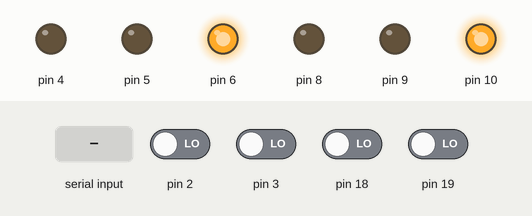
The program below on a simulated Arduino Mega 2560, built with avr-gcc and run on an emulated ATmega2560. Shown: output pins drawn as LEDs (lit = HIGH). Inputs (shaded band) come from the test bench; at power-on: pin 2, pin 3, pin 18, pin 19 LOW.

Above: at 1.2 s.
1.3 s: "1" received over Serial
At 2.45 s:
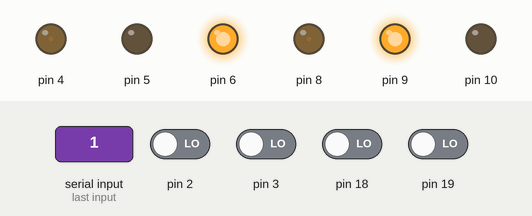
4.3 s: pin 2 driven HIGH
At 14.76 s:
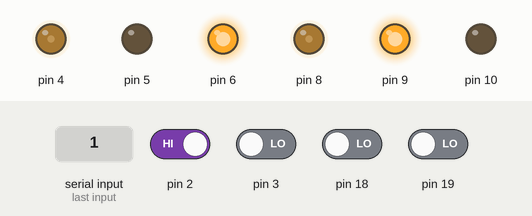
Timing chart, 0 to 16.2 s (numbered marks = the images above; inputs shaded):
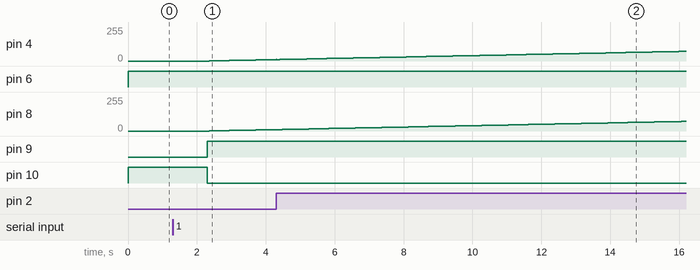

Measured:
- after the input at 1.3 s, pin 4, pin 8: moves from 0/255 to 11/255 over 1.9 s, starting after 1.1 s; pin 9: LOW → HIGH after 1.0 s; pin 10: HIGH → LOW after 1.0 s

The program:

main.cpp
```cpp
#include "Timer_utils.h"
#include "TB6612FNG.h"
#include "L298N.h"
#include "Quadrature_enc.h"
#include "LPF_1.h"
#include "PID_P.h"

#define MAIN_LOOP_FREQ 250.0

Timer_utils timer(MAIN_LOOP_FREQ);

TB6612FNG motorDriver;
Quadrature_enc encoderMotorA;
Quadrature_enc encoderMotorB;

LPF_1<double> lpf_wMotorA;
LPF_1<double> lpf_wMotorB;
PID_P<double> controllerMotorA;
PID_P<double> controllerMotorB;

double actual_W_motorA_raw  = 0.0;
double actual_W_motorB_raw  = 0.0;
double actual_W_motorA_filt = 0.0;
double actual_W_motorB_filt = 0.0;

double target_W_motorA = 0.0;
double target_W_motorB = 0.0;

double Kp = 1.88;
double Ki = 14.0;
double Kd = 0.005;
double fc = 5.0;
double u_motorA = 0;
double u_motorB = 0;

void setup()
{
  Serial.begin(115200);

  timer.init(MAIN_LOOP_FREQ);

  motorDriver.config(7, 12.0, 255);
  motorDriver.configMotorA(4, 5, 6, false);
  motorDriver.configMotorB(8, 9, 10, true);

  motorDriver.init();
  motorDriver.initMotorA();
  motorDriver.initMotorB();

  motorDriver.enableMotorA();
  motorDriver.enableMotorB();

  encoderMotorA.config(5800, 2, 3, []() { encoderMotorA.isrFunction(); }, true);
  encoderMotorB.config(5800, 18, 19, []() { encoderMotorB.isrFunction(); }, true);
  encoderMotorA.init();
  encoderMotorB.init();

  lpf_wMotorA.config(fc, 1.0/MAIN_LOOP_FREQ);
  lpf_wMotorB.config(fc, 1.0/MAIN_LOOP_FREQ);

  controllerMotorA.init(1.0/MAIN_LOOP_FREQ, Kp, Ki, Kd, 9.4, 12.0, false);
  controllerMotorB.init(1.0/MAIN_LOOP_FREQ, Kp, Ki, Kd, 9.4, 12.0, false);
}

void loop()
{
  encoderMotorA.update();
  encoderMotorB.update();

  actual_W_motorA_raw = encoderMotorA.getAngularSpeed();
  actual_W_motorB_raw = encoderMotorB.getAngularSpeed();

  actual_W_motorA_filt = lpf_wMotorA.update(actual_W_motorA_raw);
  actual_W_motorB_filt = lpf_wMotorB.update(actual_W_motorB_raw);

  while (Serial.available() > 0)
  {
    target_W_motorA = Serial.readString().toDouble() * DEG_TO_RAD;
    target_W_motorB = target_W_motorA;
  }

  u_motorA = controllerMotorA.update(target_W_motorA, actual_W_motorA_filt);
  u_motorB = controllerMotorB.update(target_W_motorB, actual_W_motorB_filt);

  motorDriver.commandMotorA(u_motorA);
  motorDriver.commandMotorB(u_motorB);

  // Serial.print(target_W_motorB * RAD_TO_DEG);
  // Serial.print(",");
  // Serial.print(actual_W_motorB_filt * RAD_TO_DEG);
  // Serial.print(",");
  // Serial.print(u_motorB);
  // Serial.print(",");
  // Serial.println(0);

  timer.sleep();
}
```
